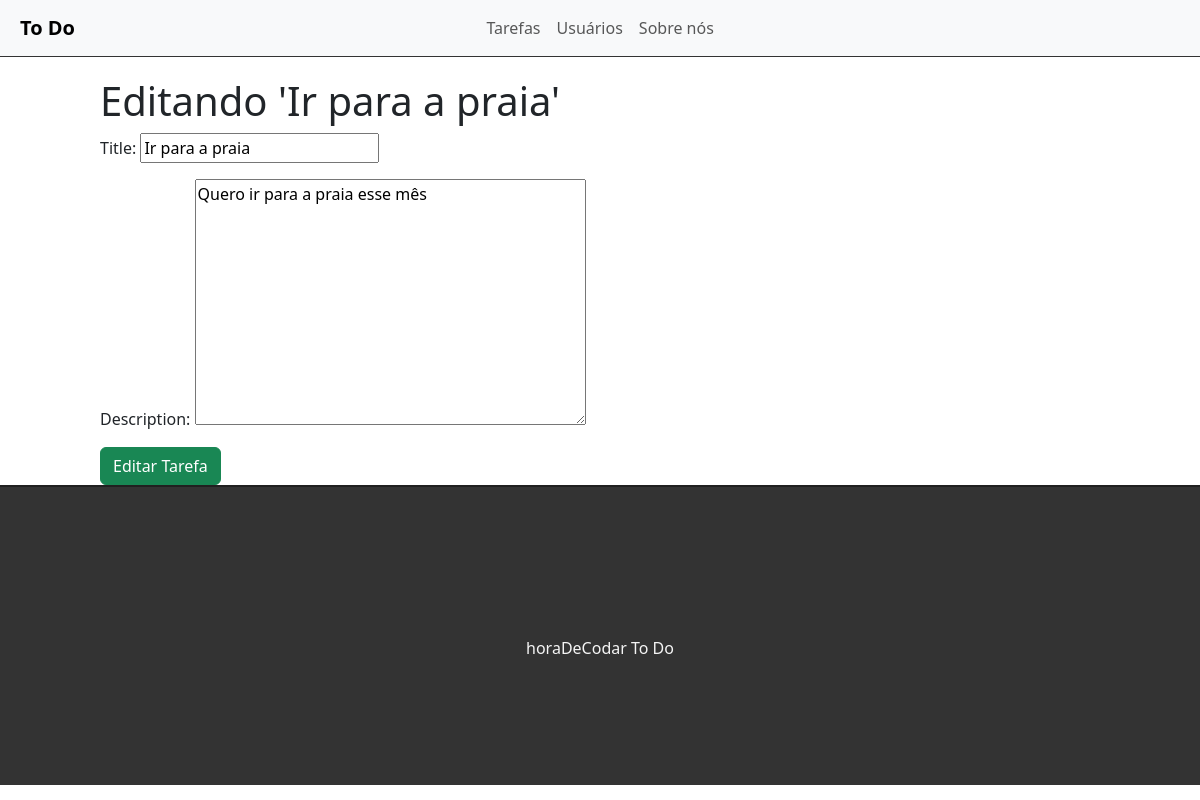
Before: /edit/6 with the older database file.
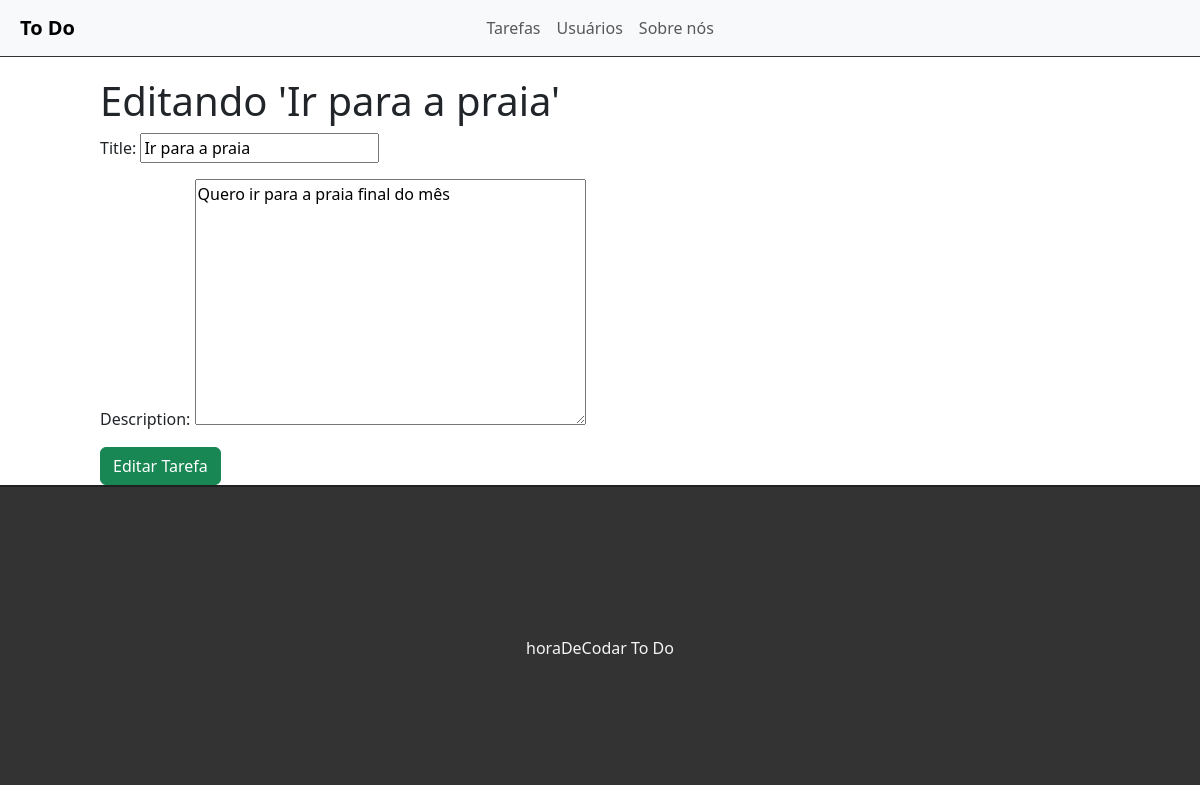
After: the same page with the newer database file.
### tasks/models.py (models this page shows, shortened)
class Task(models.Model):
	title = models.CharField(max_length=255)
	description = models.TextField()
	done = models.CharField(
		max_length=5,
		choices=STATUS,
	)
	created_at = models.DateField(auto_now_add=True)
	update_at = models.DateField(auto_now=True)

### tasks/views.py (the view)
# urls.py: path('edit/<int:id>', views.editTask, name='edit-task'),
def editTask(request,id):
	task = get_object_or_404(Task,pk=id)
	form = TaskForm(instance=task)
	if request.method == 'POST':
		form = TaskForm(request.POST,instance=task)
		if form.is_valid():
			task.save()
			return redirect('/')
		else:
			return render(request, 'tasks/edittask.html',{'form': form, 'task': task})
	else:
		return render(request, 'tasks/edittask.html',{'form': form, 'task': task})

### tasks/forms.py
class TaskForm(forms.ModelForm):
	class Meta:
		model = Task
		fields = ('title', 'description')

### tasks/templates/tasks/edittask.html (shortened to what this page needs)
{% extends 'base.html' %}
{% block content %}
<div class="offset-1 col-10 list-div">
	<h1>Editando '{{task.title}}'</h1>
	<form method="POST">
		{{ form.as_p }}
		<input type="submit" class="btn btn-success" value="Editar Tarefa">
	</form>
</div>
{% endblock %}

Changed rows visible on the page:
changed Task "Ir para a praia": description "Quero ir para a praia esse mês" → "Quero ir para a praia final do mês"
